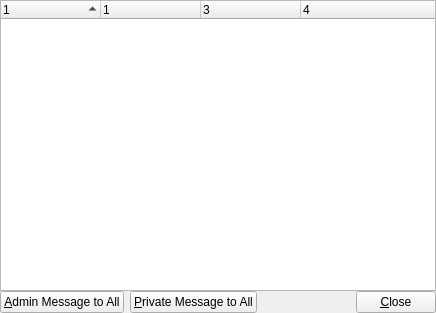
<ui version="4.0" >
 <class>Form</class>
 <widget class="QWidget" name="Form" >
  <property name="geometry" >
   <rect>
    <x>0</x>
    <y>0</y>
    <width>436</width>
    <height>313</height>
   </rect>
  </property>
  <property name="windowTitle" >
   <string>Form</string>
  </property>
  <layout class="QGridLayout" >
   <property name="margin" >
    <number>0</number>
   </property>
   <property name="spacing" >
    <number>0</number>
   </property>
   <item row="1" column="0" >
    <layout class="QGridLayout" >
     <property name="margin" >
      <number>0</number>
     </property>
     <property name="spacing" >
      <number>6</number>
     </property>
     <item row="0" column="0" >
      <widget class="QPushButton" name="pushButton" >
       <property name="text" >
        <string>&amp;Admin Message to All</string>
       </property>
      </widget>
     </item>
     <item row="0" column="3" >
      <widget class="QPushButton" name="pushButton_3" >
       <property name="text" >
        <string>&amp;Close</string>
       </property>
      </widget>
     </item>
     <item row="0" column="1" >
      <widget class="QPushButton" name="pushButton_2" >
       <property name="text" >
        <string>&amp;Private Message to All</string>
       </property>
      </widget>
     </item>
     <item row="0" column="2" >
      <spacer>
       <property name="orientation" >
        <enum>Qt::Horizontal</enum>
       </property>
       <property name="sizeHint" >
        <size>
         <width>40</width>
         <height>20</height>
        </size>
       </property>
      </spacer>
     </item>
    </layout>
   </item>
   <item row="0" column="0" >
    <layout class="QGridLayout" >
     <property name="margin" >
      <number>0</number>
     </property>
     <property name="spacing" >
      <number>6</number>
     </property>
     <item row="0" column="0" >
      <widget class="QTreeWidget" name="treeWidget" >
       <property name="lineWidth" >
        <number>1</number>
       </property>
       <property name="midLineWidth" >
        <number>0</number>
       </property>
       <property name="horizontalScrollBarPolicy" >
        <enum>Qt::ScrollBarAlwaysOff</enum>
       </property>
       <property name="indentation" >
        <number>8</number>
       </property>
       <property name="rootIsDecorated" >
        <bool>false</bool>
       </property>
       <property name="uniformRowHeights" >
        <bool>true</bool>
       </property>
       <property name="itemsExpandable" >
        <bool>false</bool>
       </property>
       <property name="sortingEnabled" >
        <bool>true</bool>
       </property>
       <property name="columnCount" >
        <number>4</number>
       </property>
       <column>
        <property name="text" >
         <string>1</string>
        </property>
       </column>
       <column>
        <property name="text" >
         <string>1</string>
        </property>
       </column>
       <column>
        <property name="text" >
         <string>3</string>
        </property>
       </column>
       <column>
        <property name="text" >
         <string>4</string>
        </property>
       </column>
      </widget>
     </item>
    </layout>
   </item>
  </layout>
 </widget>
 <resources/>
 <connections/>
</ui>
